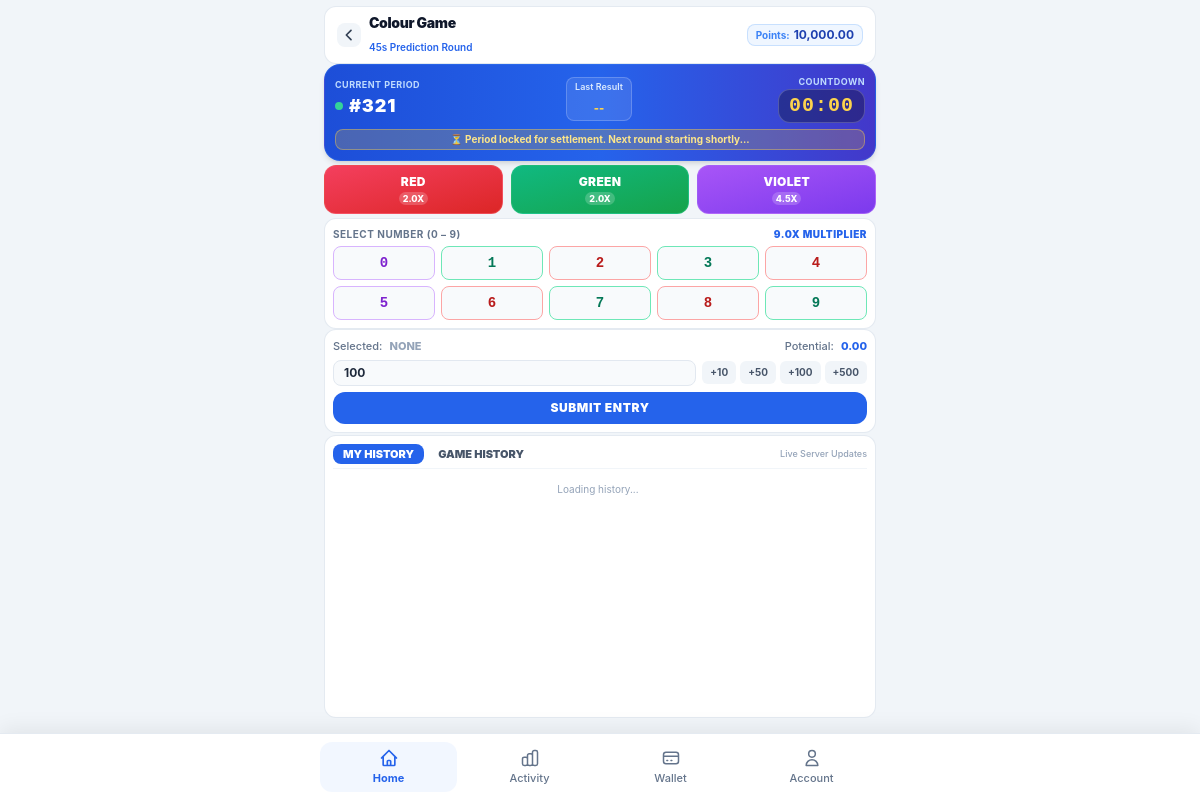
The app's page /colour-game.php (signed in) with its own data.
### tables this page shows
CREATE TABLE `wallets` (
  `id` INT AUTO_INCREMENT PRIMARY KEY,
  `user_id` INT NOT NULL UNIQUE,
  `balance` DECIMAL(15, 2) NOT NULL DEFAULT 0.00,
  `bonus_balance` DECIMAL(15, 2) NOT NULL DEFAULT 0.00,
  `total_deposited` DECIMAL(15, 2) NOT NULL DEFAULT 0.00,
  `total_withdrawn` DECIMAL(15, 2) NOT NULL DEFAULT 0.00,
  `updated_at` TIMESTAMP DEFAULT CURRENT_TIMESTAMP ON UPDATE CURRENT_TIMESTAMP,
  FOREIGN KEY (`user_id`) REFERENCES `users`(`id`) ON DELETE CASCADE,
  INDEX `idx_wallets_balance` (`balance`)
);

CREATE TABLE `game_rounds` (
  `id` INT AUTO_INCREMENT PRIMARY KEY,
  `round_number` BIGINT NOT NULL UNIQUE,
  `game_slug` VARCHAR(50) NOT NULL DEFAULT 'win-go-1m',
  `start_time` DATETIME NOT NULL,
  `end_time` DATETIME NOT NULL,
  `status` ENUM('active', 'calculating', 'completed') NOT NULL DEFAULT 'active',
  `result_mode` ENUM('auto', 'manual') NOT NULL DEFAULT 'auto',
  `manual_result` VARCHAR(20) DEFAULT NULL,
  `manual_number` INT DEFAULT NULL,
  `result_status` ENUM('pending', 'locked', 'published') NOT NULL DEFAULT 'pending',
  `manually_set_at` DATETIME DEFAULT NULL,
  `manually_set_by` INT DEFAULT NULL,
  `result_number` INT DEFAULT NULL,
  `result_color` VARCHAR(20) DEFAULT NULL,
  `result_size` VARCHAR(10) DEFAULT NULL,
  `result_published` TINYINT(1) NOT NULL DEFAULT 0,
  `total_bets_amount` DECIMAL(15, 2) NOT NULL DEFAULT 0.00,
  `total_payout_amount` DECIMAL(15, 2) NOT NULL DEFAULT 0.00,
  `created_at` TIMESTAMP DEFAULT CURRENT_TIMESTAMP,
  `completed_at` DATETIME DEFAULT NULL,
  INDEX `idx_rounds_number` (`round_number`),
  INDEX `idx_rounds_status` (`status`),
  INDEX `idx_rounds_published` (`result_published`),
  INDEX `idx_rounds_game` (`game_slug`, `status`)
);

### colour-game.php (the view, shortened to what the rows shown need)
<?php
require_once __DIR__ . '/includes/auth.php';
require_once __DIR__ . '/includes/round_engine.php';
$pdo = getDB();
$gameSlug = 'colour-game';
$currentUser = getCurrentUser();
$userId = $currentUser ? (int)$currentUser['id'] : 0;
$activeRound = processAndGetActiveRound($pdo, $gameSlug);
$remainingSeconds = max(0, strtotime($activeRound['end_time']) - time());
$userBalance = 0.00;
if ($userId > 0) {
    $wStmt = $pdo->prepare("SELECT balance FROM `wallets` WHERE `user_id` = :uid LIMIT 1");
    $wStmt->execute([':uid' => $userId]);
    $userBalance = (float)$wStmt->fetchColumn();
}
?>
<!DOCTYPE html>
<html lang="en" class="h-full">
<head>
    <script src="https://cdn.tailwindcss.com"></script>
    <link rel="stylesheet" href="/assets/css/style.css">
</head>
<body class="bg-slate-100 text-slate-800 antialiased font-sans h-full overflow-hidden select-none">
    <div class="h-full max-w-md sm:max-w-lg md:max-w-xl mx-auto flex flex-col justify-between overflow-hidden px-2.5 sm:px-3 pt-1.5 pb-16 sm:pb-20">
        <header class="w-full bg-white rounded-xl shadow-xs border border-slate-200/90 px-3 py-1.5 flex items-center justify-between shrink-0">
            <div class="flex items-center gap-2">
                <div>
                    <h1 class="text-xs sm:text-sm font-black tracking-tight text-slate-900 leading-none">Colour Game</h1>
                </div>
            </div>
            <div class="flex items-center gap-2">
                <?php if ($currentUser): ?>
                    <a href="/wallet.php" class="flex items-center gap-1 bg-blue-50 border border-blue-200/80 px-2 py-0.5 rounded-lg text-xs font-bold text-blue-800 hover:bg-blue-100 transition shadow-2xs">
                        <span class="text-blue-500 text-[10px]">Points:</span>
                        <span id="userBalanceDisplay"><?= number_format($userBalance, 2) ?></span>
                    </a>
                <?php else: ?>
                    <a href="/login.php?redirect=/colour-game.php" class="px-2.5 py-1 bg-blue-600 hover:bg-blue-700 text-white rounded-lg text-xs font-bold transition shadow-xs">
                        Log in
                    </a>
                <?php endif; ?>
            </div>
        </header>
        <div class="w-full bg-gradient-to-r from-blue-700 via-blue-600 to-indigo-700 text-white rounded-2xl p-2.5 shadow-md shrink-0 border border-blue-500/30">
            <div class="flex items-center justify-between">
                <div>
                    <div class="flex items-center gap-1.5">
                        <span class="inline-block w-2 h-2 rounded-full bg-emerald-400 animate-pulse"></span>
                        <span id="roundNumber" class="text-base sm:text-lg font-black tracking-wider text-white">
                            #<?= e($activeRound['round_number']) ?>
                        </span>
                    </div>
                </div>
                <div class="text-right">
                    <div class="bg-black/30 backdrop-blur-xs border border-white/20 px-2.5 py-0.5 rounded-xl font-mono text-lg sm:text-xl font-black text-amber-300 tracking-wider">
                        00:<span id="countdown"><?= str_pad((string)$remainingSeconds, 2, '0', STR_PAD_LEFT) ?></span>
                    </div>
                </div>
            </div>
        </div>
    </div>
</body>
</html>

### records on screen
wallets: balance "10,000.00"
game_rounds: id+round_number "321", id+round_number+end_time "00"
